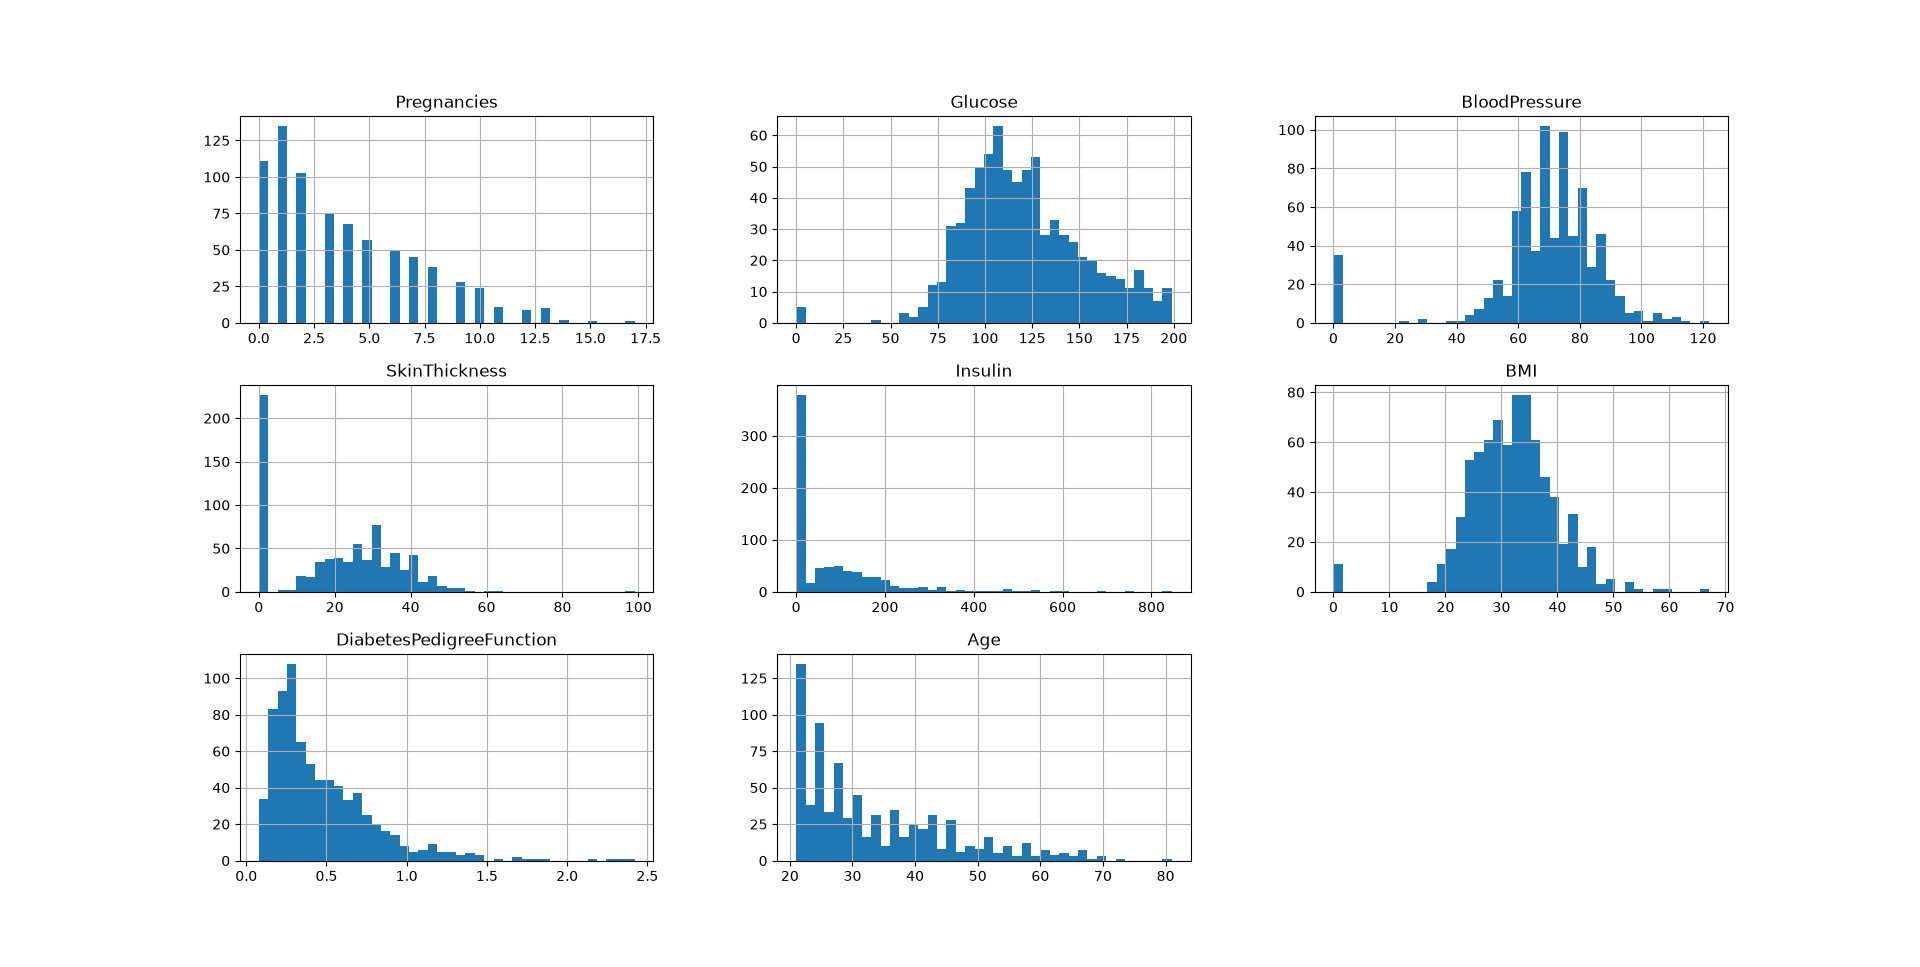

The Python source for this figure:
import pandas as pd
import numpy as np
import statistics as st
import matplotlib.pyplot as plt
# Load the data
df = pd.read_csv("diabetes.csv")
print(df.shape)
print(df.info())
# Univariate Analysis of diabetes dataset
print('MEDIAN:\n', df.median())
print('MODE:\n', df.mode())
print('STANDARD DEVIATION:\n', df.std())
print('VARIANCE:\n', df.var())
print('SKEWNESS:\n', df.skew())
print('KURTOSIS:\n', df.kurtosis())
# Summary statistics
print(df.describe())
# Diabetes dataset in histogram
Data_X = df.copy(deep=True)
Data_X = Data_X.drop(['Outcome'], axis=1)
# Set figure size for histogram
plt.rcParams['figure.figsize'] = [40, 40]
# Plotting histogram of data
Data_X.hist(bins=40)
plt.show()
